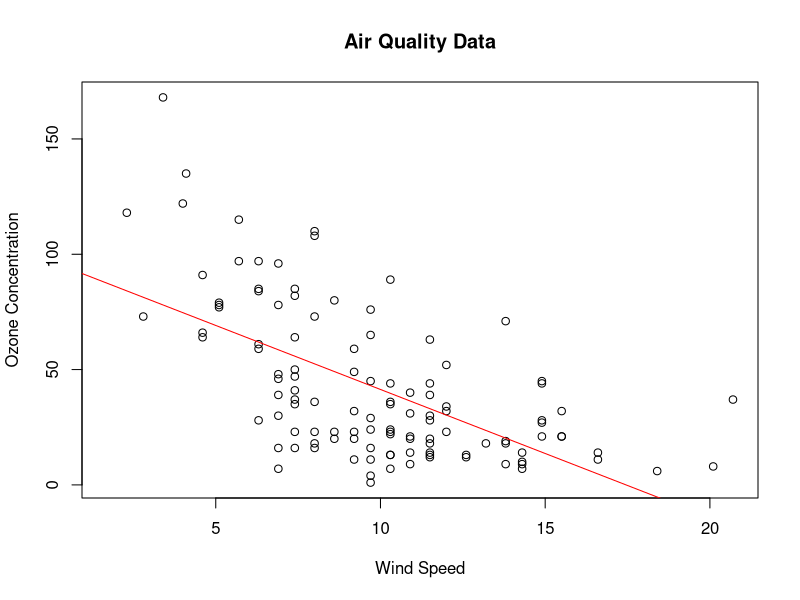

Write R code to recreate this figure.
## ---- chunk 1
# Load the iris dataset
data(iris)

# View the first few rows of the dataset
head(iris)

# Get a summary of the dataset
summary(iris)

# Calculate the mean of each column in the dataset
apply(iris, 2, mean)

# Calculate the standard deviation of each column in the dataset
apply(iris, 2, sd)

## ---- chunk 2
# Load the airquality dataset
data(airquality)

# Create a scatter plot of Ozone vs. Wind
plot(airquality$Wind, airquality$Ozone, xlab = "Wind Speed", ylab = "Ozone Concentration", main = "Air Quality Data")

# Add a regression line to the plot
abline(lm(airquality$Ozone ~ airquality$Wind), col = "red")

